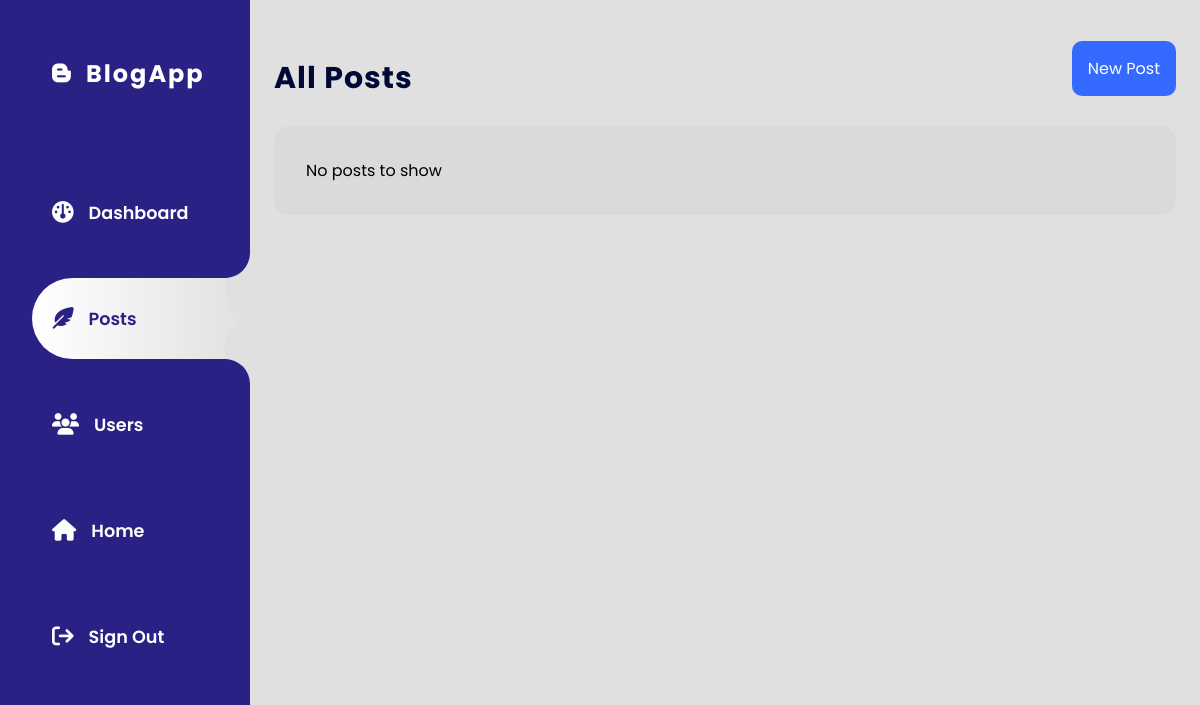
Before: /admin/posts.php (signed in) with the older database file.
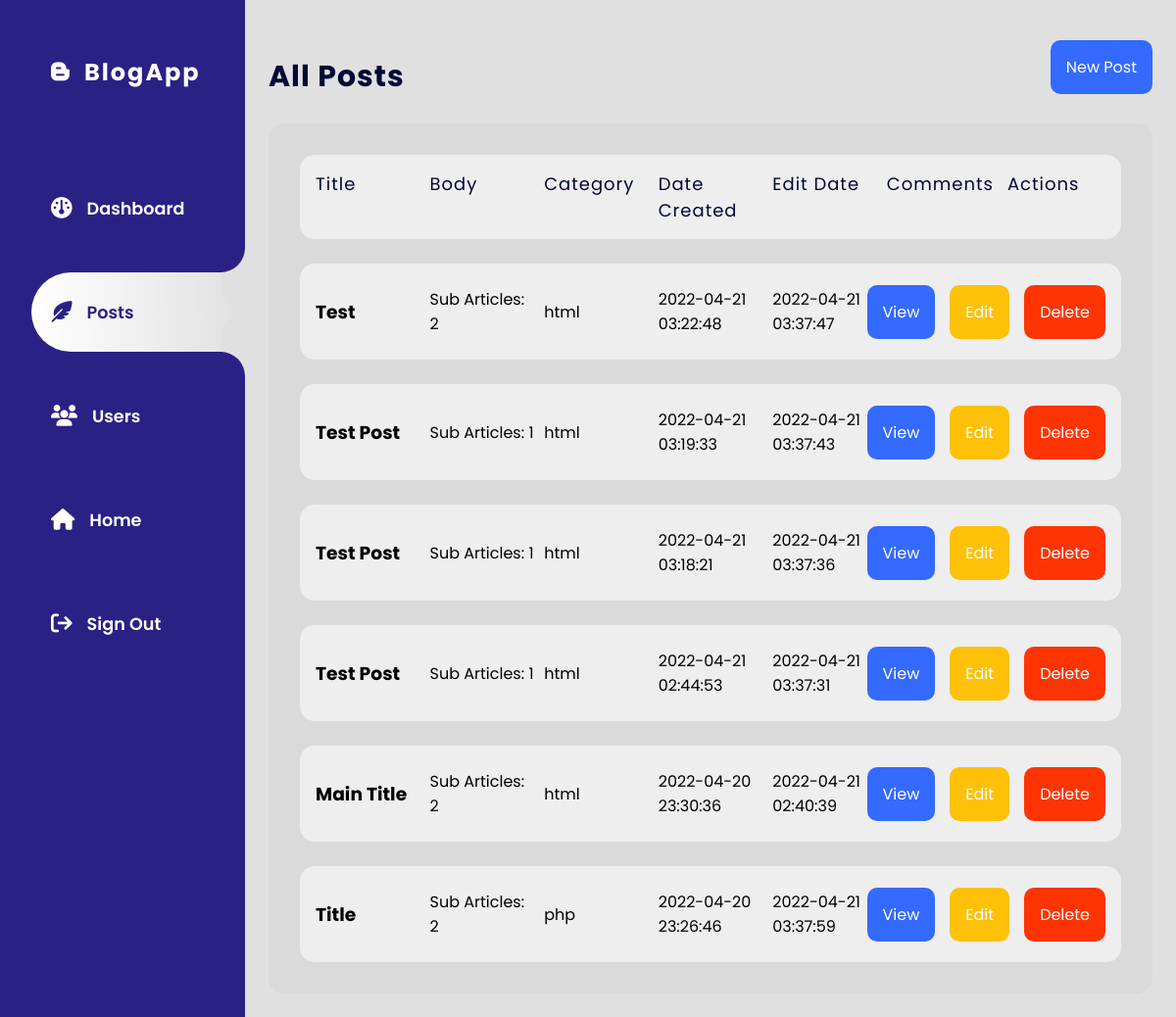
After: the same page with the newer database file.
### tables this page shows
CREATE TABLE IF NOT EXISTS `posts` (
  `id` int(11) NOT NULL AUTO_INCREMENT,
  `title` varchar(255) NOT NULL,
  `body` text NOT NULL,
  `category` varchar(255) NOT NULL DEFAULT 'general',
  `post_image` varchar(255) NOT NULL,
  `date` timestamp NOT NULL DEFAULT current_timestamp(),
  `edit_date` timestamp NOT NULL DEFAULT current_timestamp() ON UPDATE current_timestamp(),
  PRIMARY KEY (`id`)
);

### admin/posts.php (the view, shortened to what this page needs)
<?php
  require '../config/database.php';
  $query = "SELECT * FROM posts ORDER BY date DESC";
  $result = mysqli_query( $conn, $query );
  $posts = mysqli_fetch_all( $result, MYSQLI_ASSOC );
?>
<!DOCTYPE html>
<html lang="en">
<head>
    <link rel="stylesheet" href="../styles/main.css">
    <link rel="stylesheet" href="styles/adminmain.css">
    <link rel="stylesheet" href="styles/posts.css">
    <link rel="stylesheet" href="https://cdnjs.cloudflare.com/ajax/libs/font-awesome/6.1.1/css/all.css"
 />
</head>
<body>
    <div class="main-wrapper">
        <?php include 'inc/nav.php' ?>
        <div class="main-content">
            <div class="posts-header">
                <h1 class="admin-title">All Posts</h1>
                <div class="button-wrapper">
                    <a class="new-post-button" href="newpost.php">New Post</a>
                </div>
            </div>
            <div class="dashboard-box all-posts">
                <?php if ( $posts ): ?>
                <div class="field-names grid-layout">
                    <p>Title</p>
                    <p>Body</p>
                    <p>Category</p>
                    <p>Date Created</p>
                    <p>Edit Date</p>
                    <p>Comments</p>
                    <p>Actions</p>
                </div>
                <?php foreach ( $posts as $post ):
                        $postBody = explode("*%^sp^%*",$post['body']);
                        $postSubArticleCount = count(explode("^%implode%^", $postBody[0]));
                    ?>
                <div class="single-post grid-layout">
                    <h3 class="post-title"><?php echo $post['title']; ?></h3>
                    <p class="post-body">Sub Articles: <?php echo $postSubArticleCount; ?></p>
                    <p class="post-category"><?php echo $post['category']; ?></p>
                    <p class="post-comments"><?php echo $post['date'] ?></p>
                    <p class="post-comments"><?php echo $post['edit_date'] ?></p>
                    <p class="post-comments"><?php
                    ?></p>
                    <div class="button-actions">
                        <div class="button-action-wrapper">
                            <a class="button-action view" href="../single-post.php?id=<?php echo $post['id'] ?>">View</a>
                        </div>
                        <div class="button-action-wrapper">
                            <a class="button-action edit" href="editpost.php?post=<?php echo $post['id'] ?>">Edit</a>
                        </div>
                        <div class="button-action-wrapper">
                            <a class="button-action delete"
                                href="config/deletepost.php?post=<?php echo $post['id'] ?>">Delete</a>
                        </div>
                    </div>
                </div>
                <?php endforeach; ?>
                <?php else: ?>
                <p>No posts to show</p>
                <?php endif; ?>
            </div>
        </div>
</body>
</html>

### admin/inc/nav.php
<div class="navigation">
    <a class="admin-link" href="#">
        <span class="icon">
            <i class="fa-brands fa-blogger-b"></i>
        </span>
        <span class="title page-title">BlogApp</span>
    </a>
    <a class="admin-link" href="index.php">
        <span class="icon">
            <i class="fa-solid fa-gauge"></i>
        </span>
        <span class="title">Dashboard</span>
    </a>
    <a class="admin-link" href="posts.php">
        <span class="icon">
            <i class="fa-solid fa-feather-pointed"></i>
        </span>
        <span class="title">Posts</span>
    </a>
    <a class="admin-link" href="users.php">
        <span class="icon">
            <i class="fa-solid fa-users"></i>
        </span>
        <span class="title">Users</span>
    </a>
    <a class="admin-link" href="../index.php">
        <span class="icon">
            <i class="fa fa-home"></i>
        </span>
        <span class="title">Home</span>
    </a>
    <a class="admin-link" href="../logout.php">
        <span class="icon">
            <i class="fa fa-sign-out"></i>
        </span>
        <span class="title">Sign Out</span>
    </a>
</div>

### styles/main.css (style rules this page uses)
*, *::before, *::after { box-sizing: border-box; margin: 0; padding: 0; text-decoration: none; list-style-type: none; }
html, body { width: 100%; height: 100%; font-family: 'Poppins', sans-serif; }

### admin/styles/adminmain.css (style rules this page uses)
.main-wrapper { min-height: 100%; --sidebar-width: 350px; }
.main-content { min-height: 100vh; margin-left: var(--sidebar-width); width: calc(100% - var(--sidebar-width)); padding: calc(1.5em + 32px) 1.5em 1.5em 1.5em; background: #e0e0e0; z-index: 50; display: flex; flex-direction: column; gap: 25px; }
.navigation { top: 0; left: 0; bottom: 0; position: fixed; width: var(--sidebar-width); background: #2a2185; transition: 0.5s; display: flex; flex-direction: column; padding: 32px 0 0 32px; gap: 25px; overflow: hidden; }
.navigation .admin-link:first-child { margin-bottom: 32px; pointer-events: none; }
.navigation .admin-link { padding: 1.5em 1.25em; border-radius: 100vh 0 0 100vh; display: flex; align-items: center; gap: 15px; position: relative; color: #fff; transition: color 0.3s; }
.admin-link .icon { font-size: 1.35em; }
.admin-link .title { font-size: 1.1em; font-weight: 600; }
.admin-link .page-title { font-size: 1.5em; font-weight: 700; letter-spacing: 2px; }
.navigation .admin-link::before, .navigation .admin-link::after { content: ''; position: absolute; right: 0; top: -50px; width: 50px; height: 50px; background-color: transparent; border-radius: 50%; box-shadow: 35px 35px 0 10px #e0e0e0; opacity: 0; }
.navigation .admin-link::after { top: unset; bottom: -50px; box-shadow: 35px -35px 0 10px #e0e0e0; }
.navigation .active { background: linear-gradient(to right, #fff, #e0e0e0) !important; color: #2a2185 !important; }
.navigation .active::after, .navigation .active::before { opacity: 1; }
.admin-title { color: #000835; font-size: 30px; font-weight: 700; letter-spacing: 1px; }
.field-names { border-radius: inherit; background: #eee; padding: 1em; }
.field-names p { color: #000835; font-size: 18px; letter-spacing: 1px; }
.dashboard-box { background: #dadada; border-radius: 15px; padding: 2em; width: 100%; display: flex; flex-direction: column; gap: 25px; }
.button-actions { justify-content: flex-end; display: flex; gap: 15px; }
.button-action-wrapper { width: fit-content; }
.button-action { border-radius: 10px; padding: 1em; width: 100%; height: 100%; color: #fff; transition: 0.3s; }

### admin/styles/posts.css (style rules this page uses)
.main-wrapper { --sidebar-width: 250px; }
.grid-layout { display: grid; grid-template-columns: repeat(7, 1fr); gap: 10px; }
.grid-layout > * { min-width: 100px; max-width: 175px; }
.field-names p:last-child { justify-self: end; }
.posts-header { display: flex; justify-content: space-between; }
.posts-header .button-wrapper { width: fit-content; }
.posts-header .button-wrapper .new-post-button { border-radius: 10px; background-color: #346aff; padding: 1em; width: 100%; height: 100%; color: #fff; }
.single-post { align-items: center; background-color: #eee; border-radius: inherit; padding: 1.5em 1em; }
.view { background: #346aff; }
.edit { background: #ffc107; }
.delete { background: #ff3404; }

Changed rows visible on the page:
added posts: title "Test", body "2", category "html", date "2022-04-21 03:22:48", edit_date "2022-04-21 03:37:47"
added posts: title "Test Post", body "1", category "html", date "2022-04-21 03:19:33", edit_date "2022-04-21 03:37:43"
added posts: title "Test Post", body "1", category "html", date "2022-04-21 03:18:21", edit_date "2022-04-21 03:37:36"
added posts: title "Test Post", body "1", category "html", date "2022-04-21 02:44:53", edit_date "2022-04-21 03:37:31"
added posts: title "Main Title", body "2", category "html", date "2022-04-20 23:30:36", edit_date "2022-04-21 02:40:39"
added posts: title "Title", body "2", category "php", date "2022-04-20 23:26:46", edit_date "2022-04-21 03:37:59"
Other visible differences:
text no longer shown: "No posts to show"
text now shown: "Title Body Category Date Created Edit Date Comments Actions"
